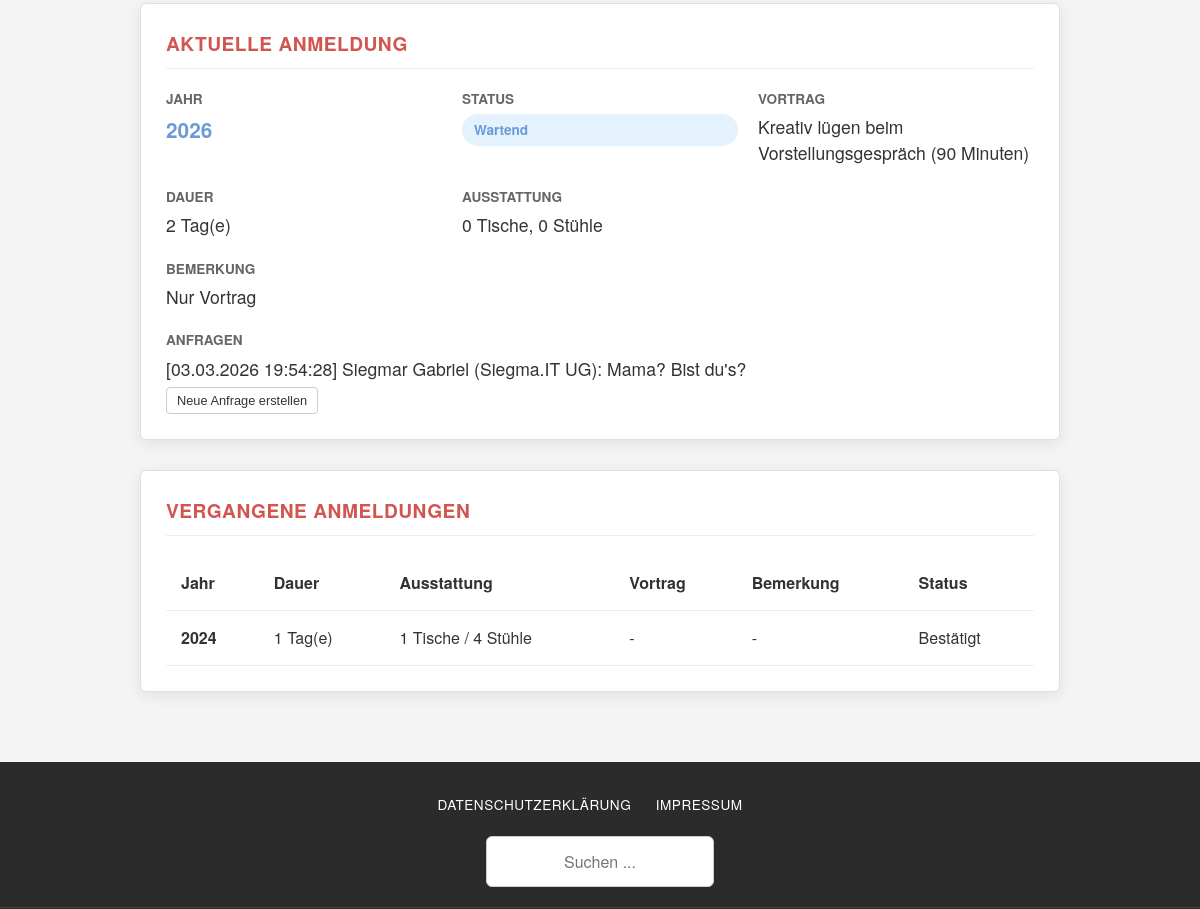
Before: /dashboard (signed in, middle part) with the older database file.
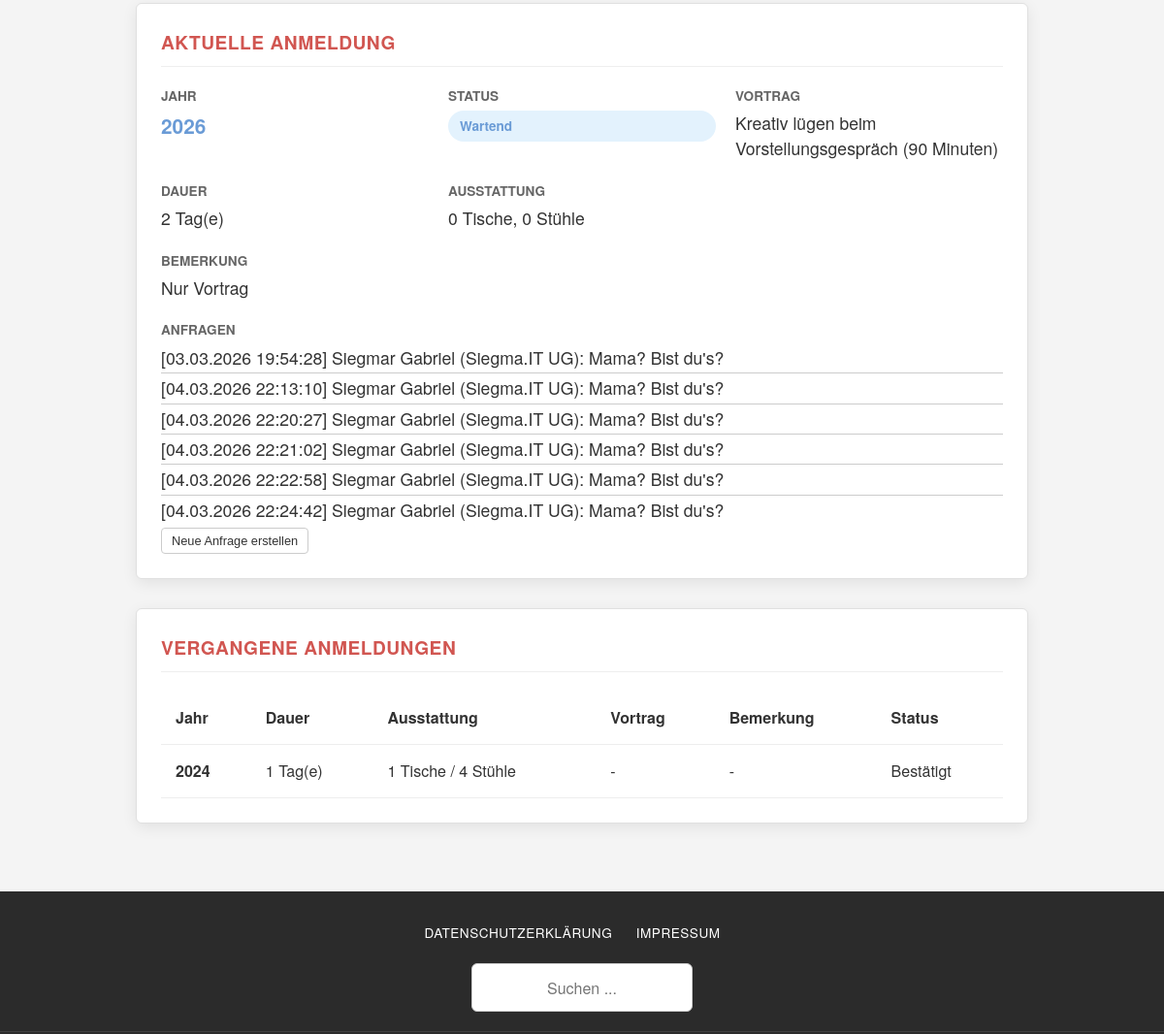
After: the same page with the newer database file.
### database/models.py (models this page shows, shortened)
class Booking(Schema):
    __tablename__ = 'bookings'
    id = mapped_column(Integer, primary_key=True)
    user_id = mapped_column(Integer, ForeignKey('users.id'), nullable=False)
    event_year = mapped_column(Integer, nullable=False, default=datetime.now().year)
    first = mapped_column(Boolean, nullable=False, default=False)
    second = mapped_column(Boolean, nullable=False, default=False)
    status = mapped_column(Enum(BookingStatus), nullable=False, default=BookingStatus.pending)
    chairs_needed = mapped_column(Integer, nullable=False, default=0)
    tables_needed = mapped_column(Integer, nullable=False, default=0)
    sockets_needed = mapped_column(Integer, nullable=False, default=2)
    remarks = mapped_column(String, nullable=True)
    presentation = mapped_column(String, nullable=True)
    admin_note = mapped_column(String, nullable=True)
    user = relationship("User", back_populates="bookings")
    correspondence = relationship("Correspondence", back_populates="booking")
    UniqueConstraint('user_id', 'event_year')

class Correspondence(Schema):
    __tablename__ = 'issues'
    id = mapped_column(Integer, primary_key=True)
    booking_id = mapped_column(Integer, ForeignKey('bookings.id'), nullable=False)
    from_admin = mapped_column(Boolean, nullable=False, default=False)
    from_user = mapped_column(Integer, ForeignKey('users.id'), nullable=False)
    timestamp = mapped_column(DateTime, nullable=False, default=datetime.now)
    message = mapped_column(String, nullable=False)
    booking = relationship("Booking", back_populates="correspondence")
    sender = relationship("User")

class User(Schema):
    __tablename__ = 'users'
    id = mapped_column(Integer, primary_key=True)
    name = mapped_column(String, nullable=False)
    industry = mapped_column(String, nullable=True)
    contact_person = mapped_column(String, nullable=True)
    phone = mapped_column(String, nullable=True)
    email = mapped_column(String, nullable=False, unique=True)
    street = mapped_column(String, nullable=True)
    zip = mapped_column(String, nullable=True)
    city = mapped_column(String, nullable=True)
    support_association = mapped_column(Boolean, nullable=False, default=False)
    is_admin = mapped_column(Boolean, nullable=False, default=False)
    tokens = relationship("Token", back_populates="user")
    bookings = relationship("Booking", back_populates="user")

### app.py (the view)
@app.route('/marketplace')
@app.route('/dashboard')
@login_required
def dashboard():
    this_year = datetime.now().year
    if current_user.is_admin:
        template = 'admin_dashboard.html'
        bookings = get_bookings(**transform_filters(request.args), event_year=this_year)
    else:
        template = 'user_dashboard.html'
        all_bookings = get_bookings(user_id=current_user.id)
        current = [b for b in all_bookings if b.event_year == this_year]
        bookings = {
            "past": [b for b in all_bookings if b.event_year < this_year],
            "current": current.pop() if len(current) > 0 else None,
        }
    return render_template(template, user=current_user, bookings=bookings)

### app.py (called while the page is built)
@login_manager.user_loader
def load_user(user_id) -> Optional[Authenticated[User]]:
    try:
        user_id = int(user_id)
        user_record = db.query(User).filter_by(id=user_id).one()
        return Authenticated(user_record)
    except Exception:
        print(f'[WARN] user id not found: {user_id}')
        return None

### auth.py (called while the page is built)
    def __getattr__(self, attr):
        return getattr(self.record, attr)

### db.py (called while the page is built)
def get_bookings(**filters) -> list[Booking]:
    user_filters = {}
    if 'industry' in filters:
        user_filters['industry'] = filters.pop('industry')
    query = db.query(Booking).filter_by(**filters)
    query = query.join(Booking.user).filter_by(**user_filters)
    query = query.join(Booking.correspondence, isouter=True)
    return [decorate(booking) for booking in query.all()]

def decorate(booking: Booking) -> Booking:
    booking.duration = booking.first + booking.second
    booking.needs_response =(
            bool(len(booking.correspondence)) and not booking.correspondence[-1].from_admin)
    return booking

### templates/user_dashboard.html (shortened to what this page needs)
{% extends "baseLayout.html" %}
{% block content %}
{% set industry_names = {
    'it': 'IT & Software',
    'finance': 'Wirtschaft & Verwaltung',
    'craft': 'Handwerk'
} %}
<div class="dashboard-container">
  <div class="dashboard-cards">
    <section class="dash-card current-booking-card">
      <h3 class="card-title">Aktuelle Anmeldung</h3>
      {% if bookings.current %}
        <div class="booking-summary-grid">
          <div class="info-item">
            <span class="info-label">Jahr</span>
            <span class="info-value highlight">{{ bookings.current.event_year }}</span>
          </div>
          <div class="info-item">
            <span class="info-label">Status</span>
            <span class="status-badge">{{ bookings.current.status.value }}</span>
          </div>
          <div class="info-item">
            <span class="info-label">Vortrag</span>
            <span class="info-value">{{ bookings.current.presentation }}</span>
          </div>
          <div class="info-item">
            <span class="info-label">Dauer</span>
            <span class="info-value">{{ bookings.current.duration }} Tag(e)</span>
          </div>
          <div class="info-item">
            <span class="info-label">Ausstattung</span>
            <span class="info-value">
              {{ bookings.current.tables_needed }} Tische,
              {{ bookings.current.chairs_needed }} Stühle
            </span>
          </div>
          {% if bookings.current.remarks %}
          <div class="info-item full-width">
            <span class="info-label">Bemerkung</span>
            <span class="info-value">{{ bookings.current.remarks }}</span>
          </div>
          {% endif %}
          <div class="info-item full-width">
            <span class="info-label">Anfragen</span>
            <div class="info-item full-width">
              {% for message in bookings.current.correspondence %}
                <span class="message info-value">[{{ message.timestamp.strftime("%d.%m.%Y %H:%M:%S") }}] {{ message.sender.contact_person }} ({{ message.sender.name }}): {{ message.message }}</span>
              {% endfor %}
            </div>
            <button id="show-new-issues" type="submit" class="btn-small-outline btn-white-background btn-show-message"
                    onclick="showNewIssue()" title="Anfrage verfassen">
                Neue Anfrage erstellen
            </button>
          </div>
      </div>
    {% else %}
      <div class="empty-state">
          <p>Für das kommende Event liegt noch keine Anmeldung vor.</p>
          <a href="/register" class="btn btn-cta">Zur Anmeldung</a>
      </div>
      {% endif %}
    </section>
    {% if bookings.past %}
    <section class="dash-card history-card">
      <h3 class="card-title">Vergangene Anmeldungen</h3>
      <div class="table-responsive">
        <table class="history-table">
          <thead>
            <tr>
              <th>Jahr</th>
              <th>Dauer</th>
              <th>Ausstattung</th>
              <th>Vortrag</th>
              <th>Bemerkung</th>
              <th>Status</th>
            </tr>
          </thead>
          <tbody>
          {% for booking in bookings.past %}
            <tr>
              <td class="fw-bold">{{ booking.event_year }}</td>
              <td>{{ booking.duration }} Tag(e)</td>
              <td>{{ booking.tables_needed }} Tische / {{ booking.chairs_needed }} Stühle</td>
              <td>
                <span class="truncate-text" title="{{ booking.presentation }}">
                  {{ booking.presentation if booking.presentation else "-" }}
                </span>
              </td>
              <td>
                <span class="truncate-text" title="{{ booking.remarks }}">
                  {{ booking.remarks if booking.remarks else "-" }}
                </span>
              </td>
              <td><span class="status-text">{{ booking.status.value }}</span></td>
            </tr>
          {% endfor %}
          </tbody>
        </table>
      </div>
    </section>
    {% endif %}
  </div>
</div>
{% endblock %}

### templates/baseLayout.html (shortened to what this page needs)
<!DOCTYPE html>
<html lang="de">
<head>
    <link rel="stylesheet" href="https://cdnjs.cloudflare.com/ajax/libs/font-awesome/6.4.0/css/all.min.css">
    <link rel="stylesheet" href="{{ url_for('static', filename='css/baseStyle.css') }}">
    <link rel="stylesheet" href="{{ url_for('static', filename='css/marketplace.css') }}">
    <link rel="stylesheet" href="{{ url_for('static', filename='css/dashboard.css') }}">
</head>
<body>
    {% block content %}
    {% endblock %}
    <div class="footer-wrapper">
        <div class="container-width footer-meta-top">
            <div class="footer-links">
                <a href="#">DATENSCHUTZERKLÄRUNG</a>
                <a href="#">IMPRESSUM</a>
            </div>
            <div class="footer-search">
                <form action="#">
                    <input type="text" placeholder="Suchen ...">
                    <button type="submit"><i class="fas fa-search"></i></button>
                </form>
            </div>
        </div>
    </div>
</body>
</html>

### static/css/baseStyle.css (style rules this page uses)
* { box-sizing: border-box; }
body { margin: 0; padding: 0; font-family: "Fira Sans", "Helvetica Neue", Arial, sans-serif; color: #333; background-color: #f9f9f9; line-height: 1.5; }
a { text-decoration: none; color: inherit; transition: color 0.2s ease; }
.container-width { max-width: 1240px; margin: 0 auto; padding: 0 20px; }
.footer-wrapper { background-color: #2b2b2b; color: #ccc; padding-top: 30px; }
.footer-meta-top { display: flex; justify-content: space-between; align-items: center; margin-bottom: 30px; border-bottom: 1px solid rgba(255,255,255,0.1); padding-bottom: 20px; }
.footer-links a { color: #fff; font-size: 0.85rem; margin-right: 20px; text-transform: uppercase; letter-spacing: 0.5px; }
.footer-search { position: relative; }
.footer-search input { background: transparent; border: none; border-bottom: 1px solid #777; padding: 5px 25px 5px 0; color: #000; font-size: 0.9rem; outline: none; width: 200px; text-align: right; }
.footer-search button { position: absolute; right: 0; top: 5px; background: none; border: none; color: #fff; cursor: pointer; }
.footer-meta-top { flex-direction: column; gap: 20px; }
.footer-search input { text-align: center; }

### static/css/marketplace.css (style rules this page uses)
:root { --gso-red: #d15651; --gso-blue: #6a9bd6; --gso-blue-hover: #5a8bc6; --text-color: #333; --text-muted: #666; --bg-color: #f4f4f4; --border-color: #ccc; --input-border: #ced4da; --input-focus: #6a8ecf; --card-shadow: 0 4px 15px rgba(0,0,0,0.1); --radius: 4px; }
* { box-sizing: border-box; }
body { font-family: "Fira Sans", "Helvetica Neue", Arial, sans-serif; background-color: var(--bg-color); margin: 0; color: var(--text-color); line-height: 1.5; }
input[type="text"], input[type="password"], input[type="email"], input[type="number"], input[type="tel"], textarea { padding: 0.8rem; font-size: 1rem; border: 1px solid var(--border-color); border-radius: var(--radius); width: 100%; transition: border-color 0.3s, box-shadow 0.3s; background: #fff; font-family: inherit; box-sizing: border-box; }

Changed rows visible on the page:
added Correspondence: timestamp "04.03.2026 22:13:10", sender.contact_person "Siegmar Gabriel", sender.name "Siegma.IT UG", message "Mama? Bist du's?"
added Correspondence: timestamp "04.03.2026 22:20:27", sender.contact_person "Siegmar Gabriel", sender.name "Siegma.IT UG", message "Mama? Bist du's?"
added Correspondence: timestamp "04.03.2026 22:21:02", sender.contact_person "Siegmar Gabriel", sender.name "Siegma.IT UG", message "Mama? Bist du's?"
added Correspondence: timestamp "04.03.2026 22:22:58", sender.contact_person "Siegmar Gabriel", sender.name "Siegma.IT UG", message "Mama? Bist du's?"
added Correspondence: timestamp "04.03.2026 22:24:42", sender.contact_person "Siegmar Gabriel", sender.name "Siegma.IT UG", message "Mama? Bist du's?"
